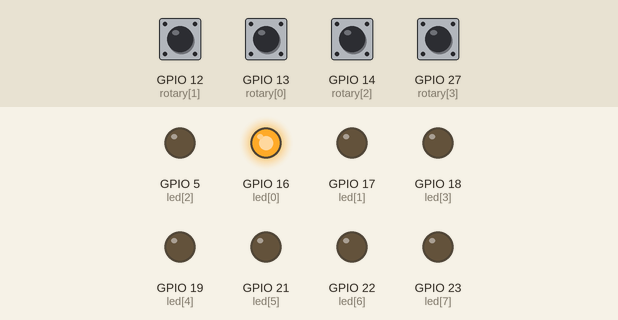
Bench run of a sketch on a simulated ESP32. On the bench: output pins drawn as LEDs (lit = HIGH). The inputs (shaded band) are chosen by the test bench; at power-on: GPIO 12 (rotary[1]), GPIO 13 (rotary[0]), GPIO 14 (rotary[2]), GPIO 27 (rotary[3]) HIGH. What the sketch prints to the serial monitor is not drawn.

Above: at 1.2 s.
1.3 s: GPIO 27 (rotary[3]) pulled LOW for 1 s
At 1.7 s:
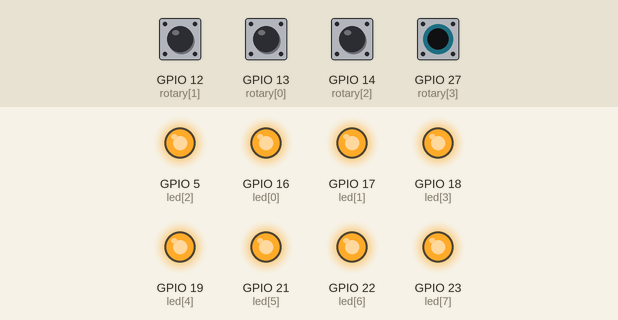
3.8 s: GPIO 12 (rotary[1]) pulled LOW for 0.15 s
At 3.87 s:
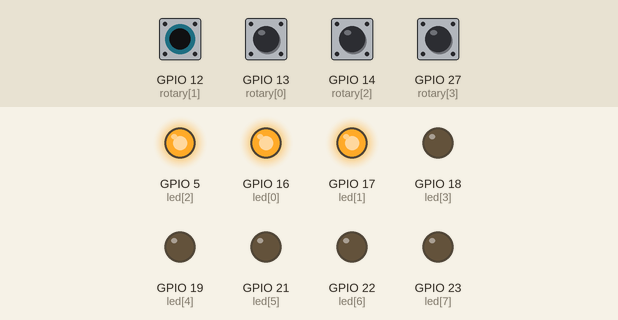
5.4 s: GPIO 13 (rotary[0]) pulled LOW for 0.15 s
At 5.47 s:
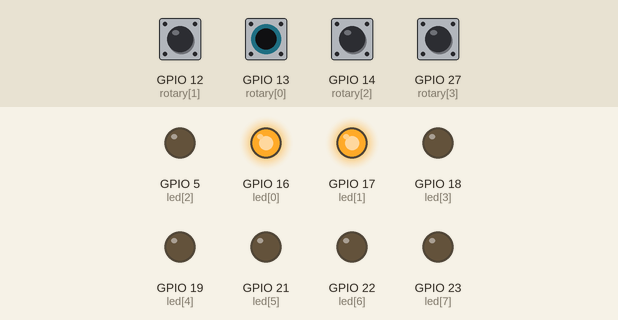
7.0 s: GPIO 14 (rotary[2]) pulled LOW for 0.15 s
At 7.07 s:
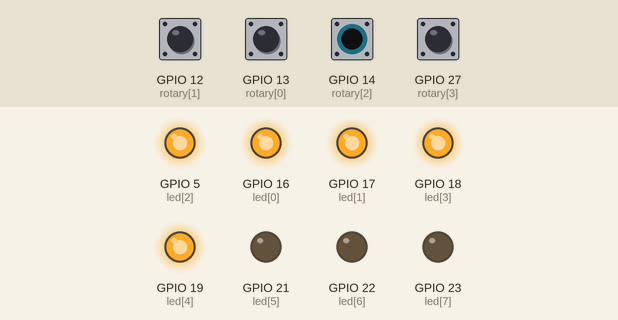
8.6 s: GPIO 12 (rotary[1]) driven LOW and GPIO 13 (rotary[0]) driven LOW
At 9.8 s:
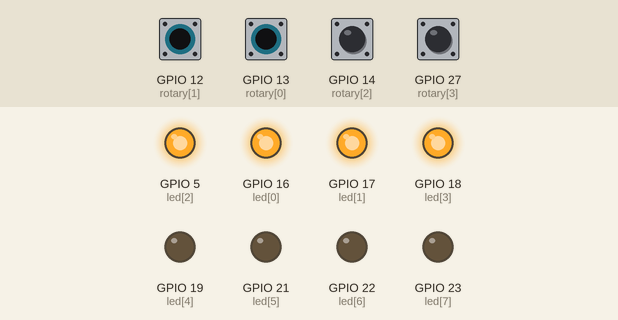
10.1 s: GPIO 12 (rotary[1]) driven HIGH
At 11.1 s:
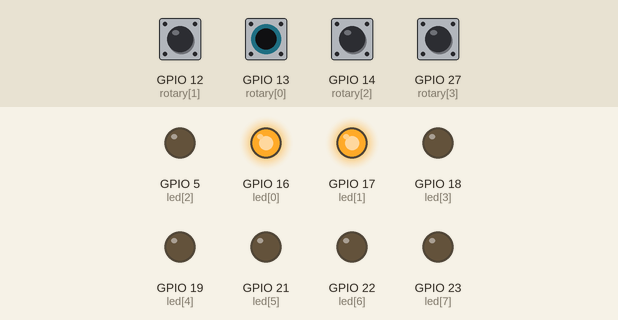
Timing chart, 0 to 12.6 s (numbered marks = the images above; inputs shaded):
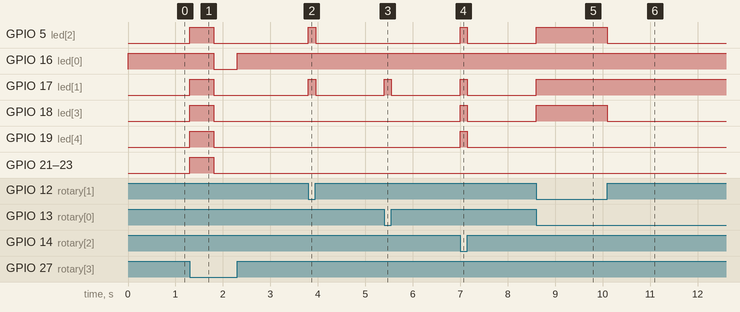

The sketch:

u3.ino
```cpp
int rotary[4] = {13, 12, 14, 27};

int led[8] = {16, 17, 5, 18, 19, 21, 22, 23};

void setup() {
  Serial.begin(115200);
  for (int i = 0; i <= 7; i++) {
    if (i < 4) {
      pinMode(rotary[i], INPUT_PULLUP);
    }
    pinMode(led[i], OUTPUT);
  }
}

int knob[4];
int key;
bool ledstate = HIGH;
int last = 0;
void loop() {
  for (int i = 0; i <= 3; i++) {
    knob[i] = !digitalRead(rotary[i]);
  }
  int dec = ((knob[3]) * 8) + ((knob[2]) * 4) + ((knob[1]) * 2) + (knob[0]);
  if (dec < 8) {
    for (int i = 0; i <= 8; i++) {
      if(i<=dec){
        digitalWrite(led[i], HIGH);
      }else{
        digitalWrite(led[i], LOW);
      }

    }
  } else {
    if (millis() - last >= 500) {
      for (int i = 0; i <= 7; i++) {
        digitalWrite(led[i], ledstate);
      }
      ledstate = !ledstate;
      last = millis();
    }
  }

  Serial.println(dec);
}
```

Measured:
- after the input at 1.3 s, GPIO 5 (led[2]), GPIO 17 (led[1]), GPIO 18 (led[3]), GPIO 19 (led[4]), GPIO 21 (led[5]), GPIO 22 (led[6]), GPIO 23 (led[7]): LOW → HIGH at once, → LOW 0.50 s later; GPIO 16 (led[0]): HIGH → LOW after 0.50 s, → HIGH 0.50 s later
- after the input at 3.8 s, GPIO 5 (led[2]), GPIO 17 (led[1]): LOW → HIGH at once, → LOW 0.15 s later
- after the input at 5.4 s, GPIO 17 (led[1]): LOW → HIGH at once, → LOW 0.15 s later
- after the input at 7.0 s, GPIO 5 (led[2]), GPIO 17 (led[1]), GPIO 18 (led[3]), GPIO 19 (led[4]): LOW → HIGH at once, → LOW 0.15 s later
- after the input at 8.6 s, GPIO 5 (led[2]), GPIO 17 (led[1]), GPIO 18 (led[3]): LOW → HIGH at once
- after the input at 10.1 s, GPIO 5 (led[2]), GPIO 18 (led[3]): HIGH → LOW at once
